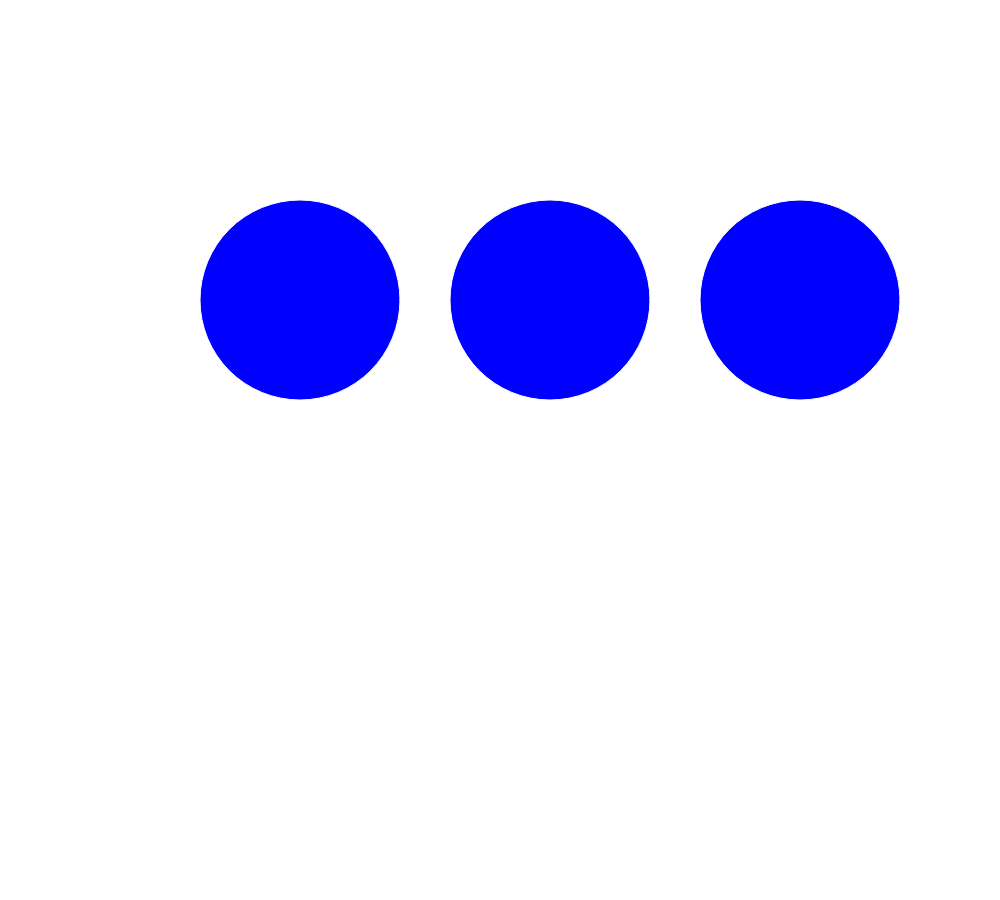
Frame 1 (no input)
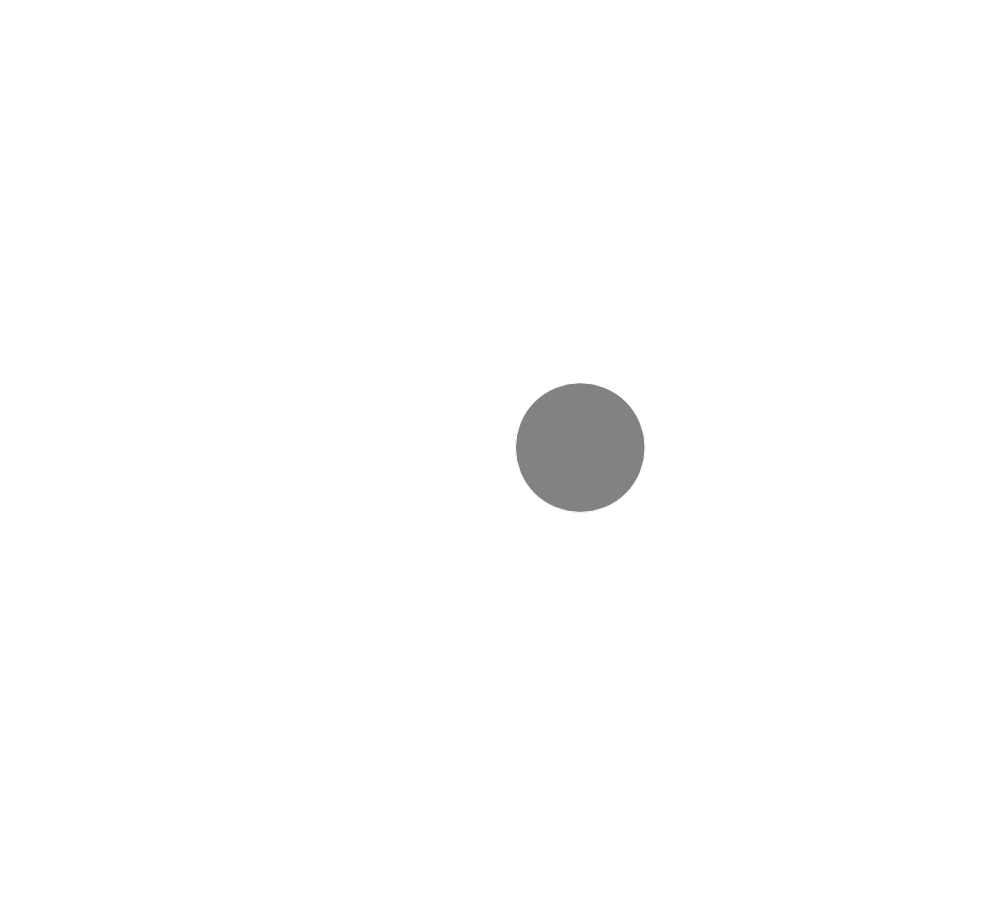
Frame 60 (no input)
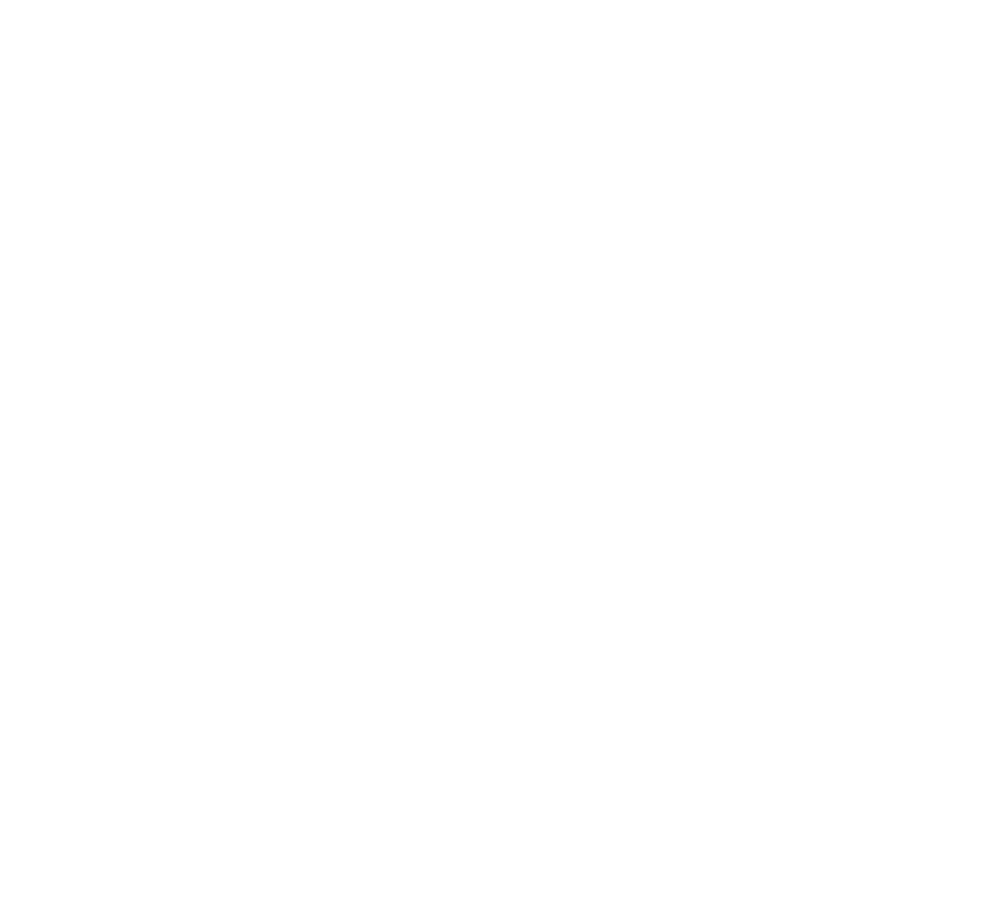
Frame 120 (the mouse pressed at the canvas centre since frame 60)

The p5.js sketch that drew these frames (run headless with seeded random() and noise() and a simulated clock; from frame 60 on, the mouse is pressed at the canvas centre):

// p5.js sketch
// ── sketch.js
var bubbles=[];
var numBubbles=3;


function setup() {
  createCanvas(1000, 900);
  frameRate(20);
  for (var i = 0; i<numBubbles;i++) {
      bubbles[i] = new Bubble((((i+1)*250)+50),300,200);
  }
  
  
}

function draw() {
  background(255);
  for (var j = 0; j<bubbles.length;j++) {
  bubbles[j].display();
  bubbles[j].blink();
  bubbles[j].loseLife();

  if(bubbles[j].isDead===true){
      bubbles.splice(j,1);
  
    }
  //console.log(bubbles[0]);
  //console.log(bubbles[0].lifespan);
    var choice2=random(100);
    
    if (choice2 > 95) {
      bubbles[j].makeGrey();
    }

    }
  
    var choice=random(100);
    console.log(choice);
    if (choice > 99) {
      bubbles.push(new Bubble(random(800),random(600),random(500)));
    }




}


function Bubble(x,y,radius) {
  this.x = x;
  this.y = y;
  this.radius=radius;
  this.lifespan=255;
  this.fillColor=color(color(0,0,255,this.lifespan));
  this.fillGrey=true;
  this.isGrey=false;
  this.isDead=false;

  this.display = function() {
        stroke(255);
        fill(this.fillColor);
        ellipse(this.x, this.y, this.radius);

  }

  this.loseLife = function() {
        this.lifespan=this.lifespan-10;
        if (this.lifespan < 0){
          this.isDead=true;
        }
  }

  this.makeGrey = function() {
    this.isGrey=true;
    this.fillColor=color(20,20,20,this.lifespan);
  }

  this.blink = function() {
      if(this.fillGrey===true) {
        if (this.isGrey===false) {
        this.fillColor=color(255,0,0,this.lifespan);
      }
        this.fillGrey=false;
      }
      else {
        if (this.isGrey===false) {
        this.fillColor=color(0,0,255,this.lifespan);
      }
        this.fillGrey=true;
      }
  }
}
